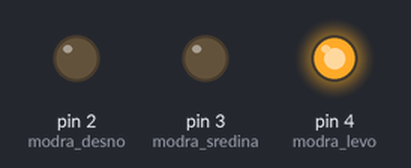
Recording of a sketch running on a simulated Arduino Uno, built with avr-gcc and run on an emulated ATmega328P. On the bench: output pins drawn as LEDs (lit = HIGH).

Above: at 0.5 s.
At 1.0 s:
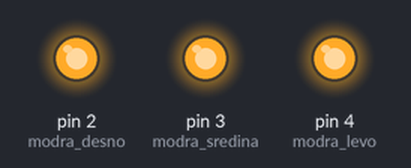
At 4.3 s:
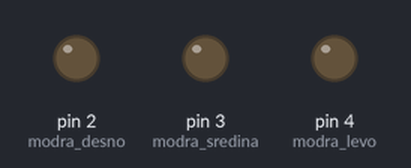
At 7.7 s:
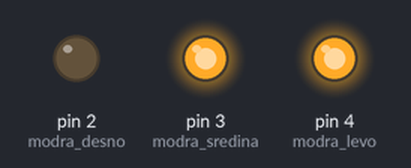
Timing chart, 0 to 8.0 s (numbered marks = the images above):
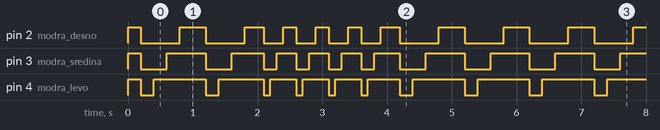

The sketch:

Led_lights_code_filling_animation.ino
```cpp
//definiramo vhode led luck
int modra_levo = 4;
int modra_sredina = 3;
int modra_desno = 2;

void setup() {
  // inicializiramo lucke kot output
  pinMode(modra_levo, OUTPUT);
  pinMode(modra_sredina, OUTPUT);
  pinMode(modra_desno, OUTPUT);
}

void loop() {
//animacija zalivanje

  //1. krog z 200ms
  digitalWrite(modra_levo, HIGH);
  digitalWrite(modra_sredina, HIGH);
  digitalWrite(modra_desno, HIGH);
  delay(200);

  digitalWrite(modra_levo, LOW);
  digitalWrite(modra_sredina, LOW);
  digitalWrite(modra_desno, LOW);
  delay(200);

  digitalWrite(modra_levo, HIGH);
  delay(200);
  digitalWrite(modra_sredina, HIGH);
  delay(200);
  digitalWrite(modra_desno, HIGH);
  delay(200);

   //2. krog z 200ms
  digitalWrite(modra_levo, HIGH);
  digitalWrite(modra_sredina, HIGH);
  digitalWrite(modra_desno, HIGH);
  delay(200);

  digitalWrite(modra_levo, LOW);
  digitalWrite(modra_sredina, LOW);
  digitalWrite(modra_desno, LOW);
  delay(200);

  digitalWrite(modra_levo, HIGH);
  delay(200);
  digitalWrite(modra_sredina, HIGH);
  delay(200);
  digitalWrite(modra_desno, HIGH);
  delay(200);

  //3. krog  z 100ms
  digitalWrite(modra_levo, HIGH);
  digitalWrite(modra_sredina, HIGH);
  digitalWrite(modra_desno, HIGH);
  delay(100);

  digitalWrite(modra_levo, LOW);
  digitalWrite(modra_sredina, LOW);
  digitalWrite(modra_desno, LOW);
  delay(100);

  digitalWrite(modra_levo, HIGH);
  delay(100);
  digitalWrite(modra_sredina, HIGH);
  delay(100);
  digitalWrite(modra_desno, HIGH);
  delay(100);

    //4. krog  z 100ms
  digitalWrite(modra_levo, HIGH);
  digitalWrite(modra_sredina, HIGH);
  digitalWrite(modra_desno, HIGH);
  delay(100);

  digitalWrite(modra_levo, LOW);
  digitalWrite(modra_sredina, LOW);
  digitalWrite(modra_desno, LOW);
  delay(100);

  digitalWrite(modra_levo, HIGH);
  delay(100);
  digitalWrite(modra_sredina, HIGH);
  delay(100);
  digitalWrite(modra_desno, HIGH);
  delay(100);

  //5. krog  z 100ms
  digitalWrite(modra_levo, HIGH);
  digitalWrite(modra_sredina, HIGH);
  digitalWrite(modra_desno, HIGH);
  delay(100);

  digitalWrite(modra_levo, LOW);
  digitalWrite(modra_sredina, LOW);
  digitalWrite(modra_desno, LOW);
  delay(100);

  digitalWrite(modra_levo, HIGH);
  delay(100);
  digitalWrite(modra_sredina, HIGH);
  delay(100);
  digitalWrite(modra_desno, HIGH);
  delay(100);

    //6. krog  z 100ms
  digitalWrite(modra_levo, HIGH);
  digitalWrite(modra_sredina, HIGH);
  digitalWrite(modra_desno, HIGH);
  delay(100);

  digitalWrite(modra_levo, LOW);
  digitalWrite(modra_sredina, LOW);
  digitalWrite(modra_desno, LOW);
  delay(100);

  digitalWrite(modra_levo, HIGH);
  delay(100);
  digitalWrite(modra_sredina, HIGH);
  delay(100);
  digitalWrite(modra_desno, HIGH);
  delay(100);

  //7. krog z 200ms
  digitalWrite(modra_levo, HIGH);
  digitalWrite(modra_sredina, HIGH);
  digitalWrite(modra_desno, HIGH);
  delay(200);

  digitalWrite(modra_levo, LOW);
  digitalWrite(modra_sredina, LOW);
  digitalWrite(modra_desno, LOW);
  delay(200);

  digitalWrite(modra_levo, HIGH);
  delay(200);
  digitalWrite(modra_sredina, HIGH);
  delay(200);
  digitalWrite(modra_desno, HIGH);
  delay(200);

 //8. krog z 200ms
  digitalWrite(modra_levo, HIGH);
  digitalWrite(modra_sredina, HIGH);
  digitalWrite(modra_desno, HIGH);
  delay(200);

  digitalWrite(modra_levo, LOW);
  digitalWrite(modra_sredina, LOW);
  digitalWrite(modra_desno, LOW);
  delay(200);

  digitalWrite(modra_levo, HIGH);
  delay(200);
  digitalWrite(modra_sredina, HIGH);
  delay(200);
  digitalWrite(modra_desno, HIGH);
  delay(200);

}
```

Measured:
- by itself, pin 4 (modra_levo): repeats every 6.0 s: LOW 0.20 s, HIGH 0.80 s, LOW 0.20 s, HIGH 0.70 s, 3 × (LOW 0.10 s, HIGH 0.40 s), LOW 0.10 s, HIGH 0.50 s, 2 × (LOW 0.20 s, HIGH 0.80 s)
- by itself, pin 2 (modra_desno): repeats every 6.0 s: LOW 0.60 s, HIGH 0.40 s, LOW 0.60 s, HIGH 0.30 s, 3 × (LOW 0.30 s, HIGH 0.20 s), LOW 0.30 s, HIGH 0.30 s, 2 × (LOW 0.60 s, HIGH 0.40 s)
- by itself, everything shown: repeats every 6.0 s, in 32 steps
